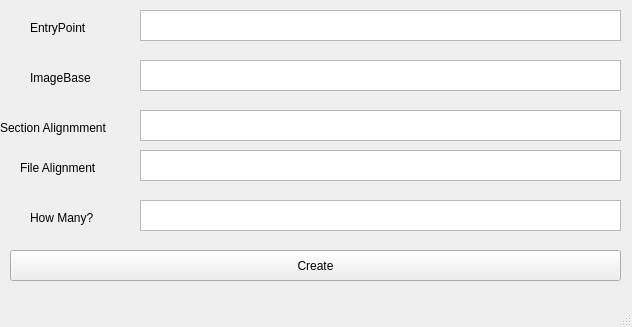
<?xml version="1.0" encoding="UTF-8"?>
<ui version="4.0">
 <class>MainWindow</class>
 <widget class="QMainWindow" name="MainWindow">
  <property name="geometry">
   <rect>
    <x>0</x>
    <y>0</y>
    <width>632</width>
    <height>327</height>
   </rect>
  </property>
  <property name="windowTitle">
   <string>MainWindow</string>
  </property>
  <widget class="QWidget" name="centralwidget">
   <widget class="QPushButton" name="pushButton">
    <property name="geometry">
     <rect>
      <x>10</x>
      <y>250</y>
      <width>611</width>
      <height>31</height>
     </rect>
    </property>
    <property name="text">
     <string>Create</string>
    </property>
   </widget>
   <widget class="QTextEdit" name="textEdit">
    <property name="geometry">
     <rect>
      <x>140</x>
      <y>10</y>
      <width>481</width>
      <height>31</height>
     </rect>
    </property>
   </widget>
   <widget class="QLabel" name="label">
    <property name="geometry">
     <rect>
      <x>30</x>
      <y>20</y>
      <width>67</width>
      <height>16</height>
     </rect>
    </property>
    <property name="text">
     <string>EntryPoint</string>
    </property>
   </widget>
   <widget class="QLabel" name="label_2">
    <property name="geometry">
     <rect>
      <x>30</x>
      <y>70</y>
      <width>72</width>
      <height>16</height>
     </rect>
    </property>
    <property name="text">
     <string>ImageBase</string>
    </property>
   </widget>
   <widget class="QTextEdit" name="textEdit_2">
    <property name="geometry">
     <rect>
      <x>140</x>
      <y>60</y>
      <width>481</width>
      <height>31</height>
     </rect>
    </property>
   </widget>
   <widget class="QLabel" name="label_3">
    <property name="geometry">
     <rect>
      <x>0</x>
      <y>120</y>
      <width>128</width>
      <height>16</height>
     </rect>
    </property>
    <property name="text">
     <string>Section Alignmment</string>
    </property>
   </widget>
   <widget class="QTextEdit" name="textEdit_3">
    <property name="geometry">
     <rect>
      <x>140</x>
      <y>110</y>
      <width>481</width>
      <height>31</height>
     </rect>
    </property>
   </widget>
   <widget class="QLabel" name="label_4">
    <property name="geometry">
     <rect>
      <x>20</x>
      <y>160</y>
      <width>89</width>
      <height>16</height>
     </rect>
    </property>
    <property name="text">
     <string>File Alignment</string>
    </property>
   </widget>
   <widget class="QTextEdit" name="textEdit_4">
    <property name="geometry">
     <rect>
      <x>140</x>
      <y>150</y>
      <width>481</width>
      <height>31</height>
     </rect>
    </property>
   </widget>
   <widget class="QTextEdit" name="textEdit_5">
    <property name="geometry">
     <rect>
      <x>140</x>
      <y>200</y>
      <width>481</width>
      <height>31</height>
     </rect>
    </property>
   </widget>
   <widget class="QLabel" name="label_5">
    <property name="geometry">
     <rect>
      <x>30</x>
      <y>210</y>
      <width>78</width>
      <height>16</height>
     </rect>
    </property>
    <property name="text">
     <string>How Many?</string>
    </property>
   </widget>
  </widget>
  <widget class="QMenuBar" name="menubar">
   <property name="geometry">
    <rect>
     <x>0</x>
     <y>0</y>
     <width>632</width>
     <height>21</height>
    </rect>
   </property>
  </widget>
  <widget class="QStatusBar" name="statusbar"/>
 </widget>
 <resources/>
 <connections/>
</ui>
